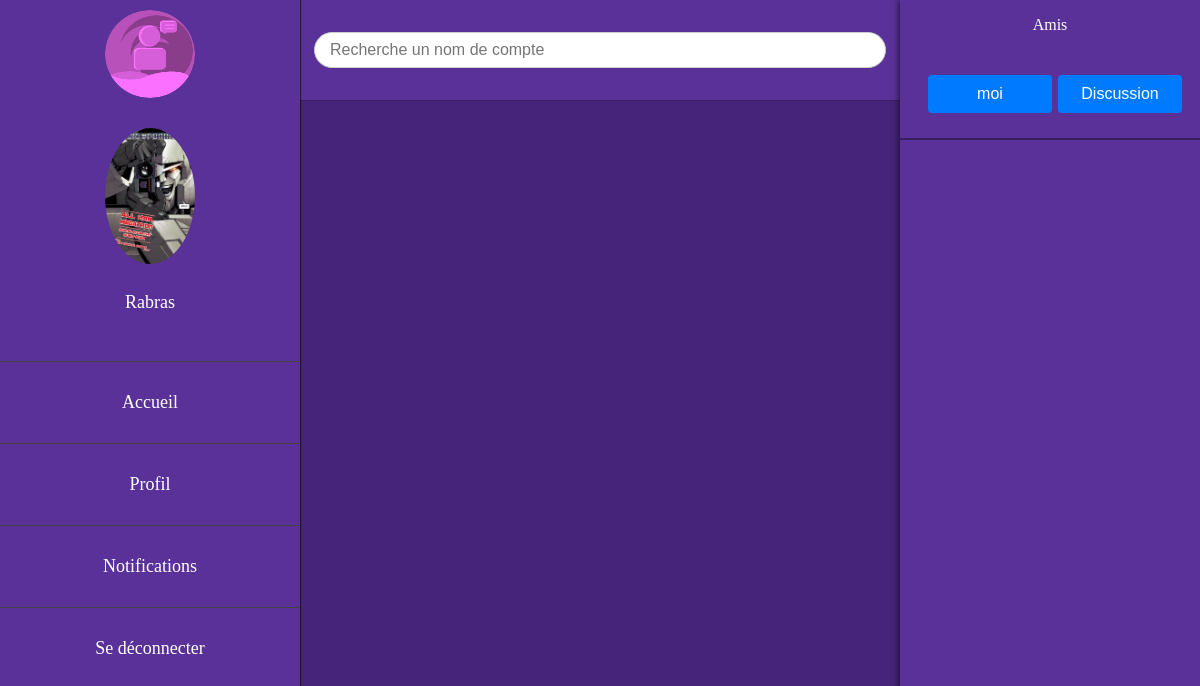
/php/demande.php (signed in), run on an earlier commit of the app's database.
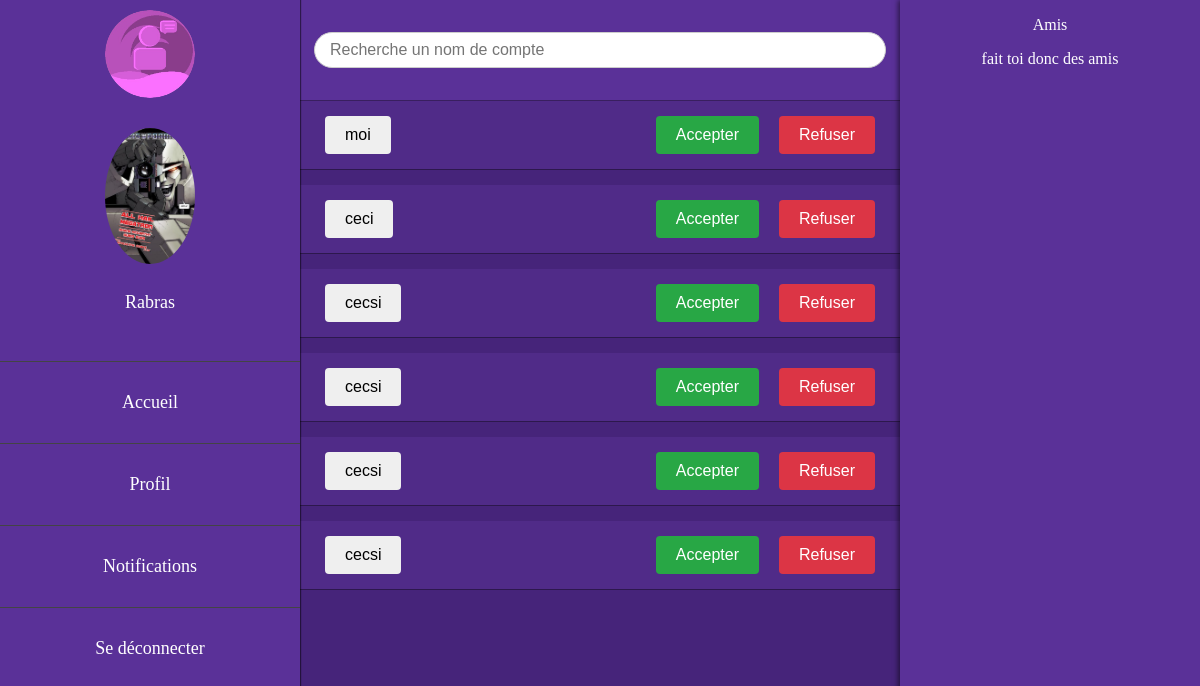
And on a later commit of the database.
### tables this page shows
CREATE TABLE Utilisateurs  (
    id INTEGER PRIMARY KEY AUTOINCREMENT,
    nom TEXT,
    email TEXT UNIQUE,
    mdp TEXT,
    age INT,
    token TEXT,
    pp TEXT,
    bannier TEXT,
    bio TEXT,
    date_inscription DATE
);

CREATE TABLE Amis  (
    id INTEGER PRIMARY KEY AUTOINCREMENT,
    utilisateur_id INTEGER,
    ami_id INTEGER,
    FOREIGN KEY (utilisateur_id) REFERENCES Utilisateurs(id),
    FOREIGN KEY (ami_id) REFERENCES Utilisateurs(id)
);

CREATE TABLE DemandesAmis (
    id_demande INTEGER PRIMARY KEY AUTOINCREMENT,
    id_demandeur INTEGER,
    id_receveur INTEGER,
    statut TEXT CHECK(statut IN ('en_attente', 'acceptee', 'rejetee')),
    date_demande DATETIME,
    FOREIGN KEY (id_demandeur) REFERENCES Utilisateurs(id),
    FOREIGN KEY (id_receveur) REFERENCES Utilisateurs(id)
);

### php/fonction.php (the view, shortened to what this page needs)
<?php
    function retNom($id, $pdo) {
    $stmt = $pdo->prepare("SELECT nom FROM Utilisateurs WHERE id = :id");
    $stmt->bindParam(':id', $id, PDO::PARAM_INT);
    $stmt->execute();
    $result = $stmt->fetch(PDO::FETCH_ASSOC);
    if ($result) {
        return $result['nom'];
    } else {
        return null;
    }
  }
    function image_pp($email, $choix, $pdo){
      $stmt = $pdo->prepare("SELECT * FROM Utilisateurs WHERE email = :email");
      $stmt->bindparam(':email', $email);
      $stmt->execute();
      $photo = $stmt->fetch();
      if ($photo) {
          return $photo[$choix];
      } else {
          return "";
      }
    }
    function affiche_ami($pdo,$link_user,$link_talk){
        $stmt = $pdo->prepare('SELECT * FROM Amis WHERE utilisateur_id = :id');
        $stmt->bindParam(':id',$_SESSION['id']);
        $stmt->execute();
        $amis = $stmt->fetchALL();
        echo"<div class='amis'>";
        echo "<p class='nbamis'> Amis </p> ";
        if($amis){
          foreach($amis as $ami){
            $nom = retNom($ami['ami_id'],$pdo);
            echo "<section class='ami'>";
            echo "<form action='" . htmlspecialchars($link_user) . "' method='post'>";
              echo "<button type='submit' name='nom' value='" . htmlspecialchars($nom) . "'>" . htmlspecialchars($nom) . "</button><br>";
            echo "</form>";
            echo "<form action='" . htmlspecialchars($link_talk) . "' method='post'>";
              echo "<button type='submit' name='id' value='" . htmlspecialchars($ami['ami_id']) . "'> Discussion </button><br> ";
            echo "</form>";
            echo "</section>";
          }
        }else{
          echo"<p>fait toi donc des amis</p>";
        }
      echo"</div>";
    }
    function affiche_demande($pdo){
      $id = $_SESSION['id'];
      $stmt = $pdo->prepare('SELECT * FROM DemandesAmis WHERE id_receveur = :id_rec AND statut = "en_attente"');
      $stmt->bindParam(':id_rec',$id);
      $stmt->execute();
      $demandes = $stmt->fetchAll();
      foreach ($demandes as $demande){
        $nom = retNom($demande['id_demandeur'],$pdo);
        echo "<div class='demande'>";
          echo "<form action='profile_user.php' method='post'>";
          echo "<button type='submit' name='nom' value='" . htmlspecialchars($nom) . "'>" . htmlspecialchars($nom) . "</button><br>";
        echo "</form>";
        echo "<form action='' method='post'>";
          echo "<button type='submit' name='choix' value='accepter'>Accepter</button>";
          echo "<button type='submit' name='choix' value='refuser'>Refuser</button>";
        echo "</div>";
      }
    }
        echo "<input type='hidden' name='id' value='" . htmlspecialchars($publication['utilisateur_id']) . "'>"; ?>

### php/demande.php (shortened to what this page needs)
<?php
    include('../connex.inc.php');
    include('fonction.php');
    $pdo = connexion('../bdd/database.sqlite');
?>
<!DOCTYPE html>
<html lang="fr">
<head>
    <link href="../css/style_demande.css" rel="stylesheet">
</head>
<body>
<header>
        <form class="recherche_compte" action="php/recherche.php" method="get">
            <input type="text" id="pseudo" name="pseudo" placeholder="Recherche un nom de compte">
        </form>
    </header>
    <div class="sidebar">
        <div class="top">
            <img src="../images/logo.png" alt="logo site" class="logo">
        </div>
        <ul>
            <li><img src="<?php echo image_pp($_SESSION['email'],'pp',$pdo); ?>" alt="Image de profile side barre"> <p><?php echo image_pp($_SESSION['email'],'nom',$pdo); ?></p></li>
            <li><a href="../index.php">Accueil</a></li>
            <li><a href="profile.php">Profil</a></li>
            <li><a href="notifications.php">Notifications</a></li>
            <li><a href="deconnexion.php">Se déconnecter</a></li>
        </ul>
    </div>
    <div class="side_gauche">
        <?php
        affiche_ami($pdo,'profile_user.php','discussion.php');
        ?>
    </div>
    <div class="content">
        <?php
        affiche_demande($pdo);
        ?>
    </div>
</body>
</html>

### css/style_demande.css (style rules this page uses)
body { background-color:#46247a ; margin:0; }
header { margin-left: 300px; margin-right: 300px; background-color: #5A3198; display: flex; justify-content: center; align-items: center; height: 100px; border-bottom: 1px solid #391f5f; }
.sidebar { position: fixed; left: 0; top: 0; width: 300px; height: 100%; background-color:#5A3198 ; overflow-x: hidden; overflow-y: auto; box-shadow: 1px 0 1px rgba(0,0,0,0.5); }
.sidebar ul { list-style-type: none; padding: 0; margin: 0; }
.sidebar li { text-align: center; }
.sidebar ul li { border-bottom: 1px solid #444; padding: 20px 0; }
.sidebar ul li:last-child { border-bottom: none; }
.sidebar ul li a { display: block; color: white; padding: 10px 0; font-size: 18px; text-decoration: none; }
.top { margin-top: 10px; margin-bottom: 10px ; text-align: center; }
.logo { display: inline-block; width: 40%; }
img { display: inline-block; vertical-align: middle; max-width: 100%; height: auto; }
.recherche_compte { display: flex; justify-content: center; align-items: center; width: 100%; max-width: 600px; }
.recherche_compte input[type="text"] { width: 90%; border: 1px solid #ccc; padding: 8px 15px; font-size: 16px; border-radius: 20px; outline: none; }
.side_gauche { position: fixed; right: 0; top: 0; width: 300px; height: 100%; background-color: #5A3198; overflow-x: hidden; overflow-y: auto; box-shadow: -2px 0 5px rgba(0,0,0,0.5); }
.amis { text-align: center; color: white; }
.demande { background-color: #502b88; border-bottom: 1px solid #2d184d; padding: 15px; margin-bottom: 15px; margin-left: 300px; margin-right: 300px; display: flex; justify-content: space-between; align-items: center; }
.demande button { padding: 10px 20px; margin-left: 10px; margin-right: 10px; border: none; border-radius: 4px; cursor: pointer; font-size: 16px; transition: background-color 0.3s; }
.demande button[name='choix'][value='accepter'] { background-color: #28a745; color: white; }
.demande button[name='choix'][value='refuser'] { background-color: #dc3545; color: white; }
.sidebar img { border-radius: 50%; max-width: 30%; }
.sidebar p { display: block; color: white; padding: 10px 0; font-size: 18px; }
.ami { display: flex; justify-content: space-around; align-items: center; border-bottom: 2px solid #391e61; padding: 20px; margin-bottom: 20px; }
.ami form { margin: 0; flex-basis: 48%; }
.ami button { width: 100%; background-color: #007bff; color: white; border: none; border-radius: 4px; padding: 10px 15px; cursor: pointer; font-size: 16px; transition: background-color 0.3s; margin: 5px; display: inline-block; }

What changed in the data, as far as the page shows it:
removed amis: ami.nom "moi"
added demandesamis: id_demandeur.nom "moi"
added demandesamis: id_demandeur.nom "ceci"
added demandesamis: id_demandeur.nom "cecsi"
added demandesamis: id_demandeur.nom "cecsi"
added demandesamis: id_demandeur.nom "cecsi"
added demandesamis: id_demandeur.nom "cecsi"
Also different on the page:
text now shown: "fait toi donc des amis"
